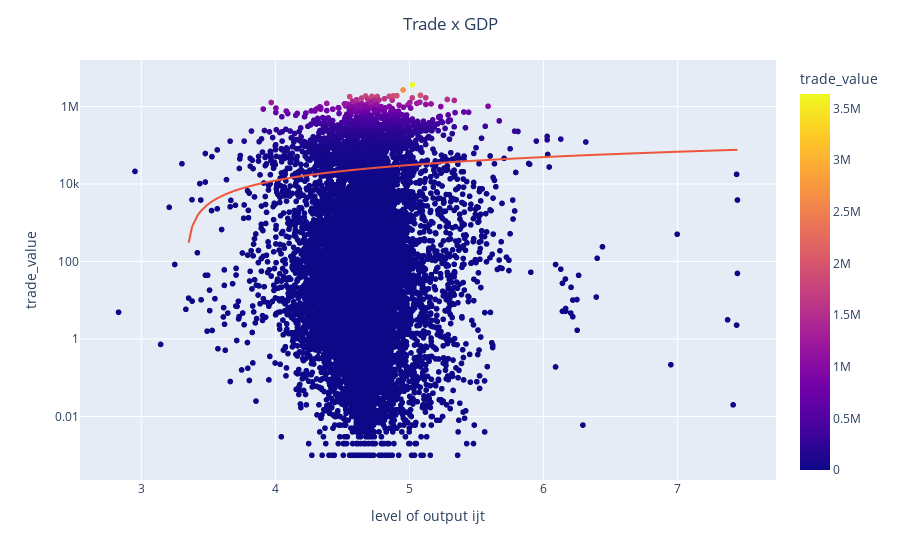

The notebook cell saved with this chart:
### Code cell
fig = px.scatter(data.dropna(), y="trade_value", x="level of output ijt", log_y=True, size_max=100, color="trade_value", trendline="ols")
fig.update_traces(textposition='top center')
fig.update_layout(title_text='Trade x GDP', title_x=0.5)
fig.show()

### Figure 1 — Plotly figure (JSON) as saved in the notebook; plotly's stock layout.template omitted (floating-point values rounded to 4 significant figures; data arrays with more than 128 entries replaced by an {"elided": "..."} marker saying what was removed)
{"data": [{"hovertemplate": "level of output ijt=%{x}<br>trade_value=%{marker.color}<extra></extra>", "legendgroup": "", "marker": {"color": {"elided": "13345 float values"}, "coloraxis": "coloraxis", "symbol": "circle"}, "mode": "markers", "name": "", "showlegend": false, "textposition": "top center", "type": "scattergl", "x": {"elided": "13345 float values"}, "xaxis": "x", "y": {"elided": "13345 float values"}, "yaxis": "y"}, {"hovertemplate": "<b>OLS trendline</b><br>trade_value = 18569.1 * level of output ijt + -61962.4<br>R<sup>2</sup>=0.001571<br><br>level of output ijt=%{x}<br>trade_value=%{y} <b>(trend)</b><extra></extra>", "legendgroup": "", "marker": {"symbol": "circle"}, "mode": "lines", "name": "", "showlegend": false, "textposition": "top center", "type": "scattergl", "x": {"elided": "13345 float values"}, "xaxis": "x", "y": {"elided": "13345 float values"}, "yaxis": "y"}], "layout": {"coloraxis": {"colorbar": {"title": {"text": "trade_value"}}, "colorscale": [[0, "#0d0887"], [0.1111, "#46039f"], [0.2222, "#7201a8"], [0.3333, "#9c179e"], [0.4444, "#bd3786"], [0.5556, "#d8576b"], [0.6667, "#ed7953"], [0.7778, "#fb9f3a"], [0.8889, "#fdca26"], [1, "#f0f921"]]}, "legend": {"tracegroupgap": 0}, "margin": {"t": 60}, "title": {"text": "Trade x GDP", "x": 0.5}, "xaxis": {"anchor": "y", "domain": [0, 1], "title": {"text": "level of output ijt"}}, "yaxis": {"anchor": "x", "domain": [0, 1], "title": {"text": "trade_value"}, "type": "log"}}}
